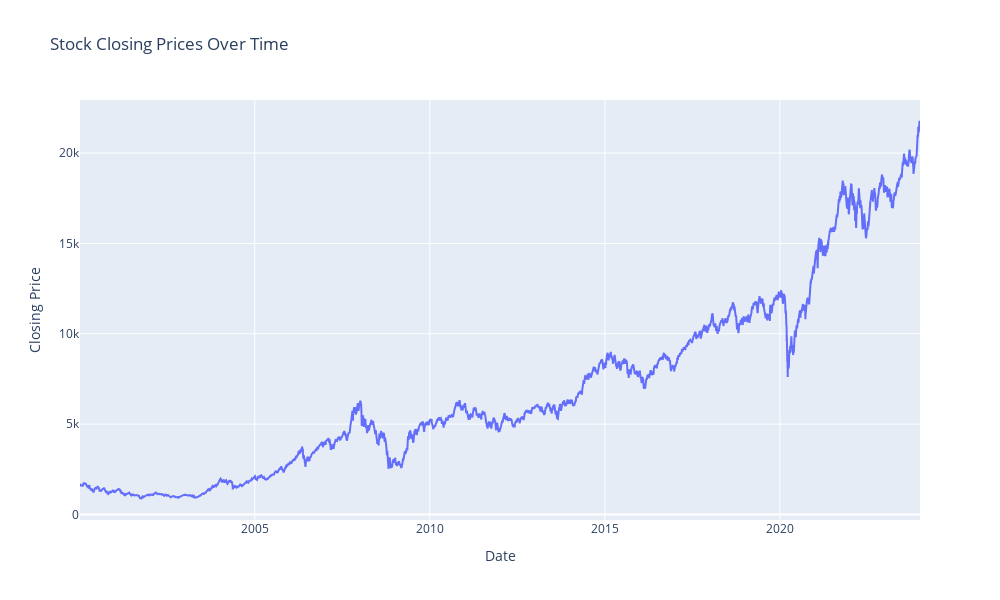

Notebook code for this chart:
### Code cell
fig = go.Figure()
fig.add_trace(go.Scatter(x=df['Date'], y=df['Close'], mode='lines', name='Closing Price'))
fig.update_layout(
    title='Stock Closing Prices Over Time',
    xaxis_title='Date',
    yaxis_title='Closing Price',
    width=1000, 
    height=600
)
fig.show()

### Figure 1 — Plotly figure (JSON) as saved in the notebook; plotly's stock layout.template omitted (floating-point values rounded to 4 significant figures; data arrays with more than 128 entries replaced by an {"elided": "..."} marker saying what was removed)
{"data": [{"mode": "lines", "name": "Closing Price", "type": "scatter", "x": {"elided": "5969 str values"}, "y": {"elided": "5969 float values"}}], "layout": {"height": 600, "title": {"text": "Stock Closing Prices Over Time"}, "width": 1000, "xaxis": {"title": {"text": "Date"}}, "yaxis": {"title": {"text": "Closing Price"}}}}
